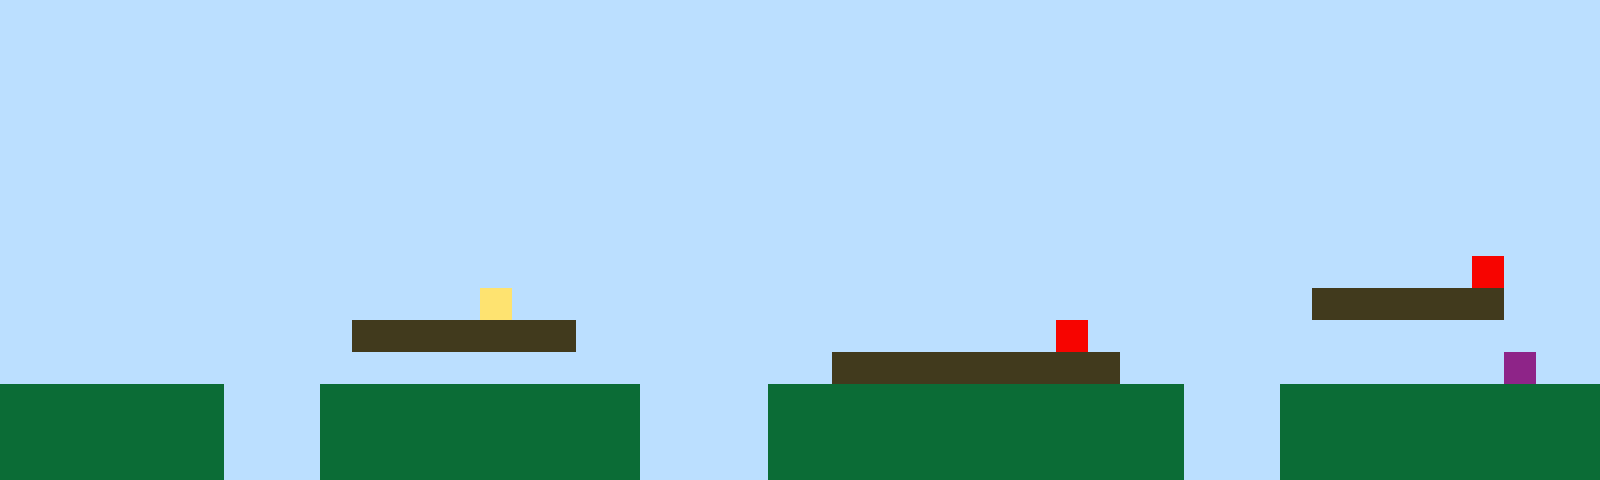

Tiled map render using the project's own tile images. Description and the whole map definition, tile-layer contents included, below:
An orthogonal 50x15 tile map with 32x32 px tiles, 1 tile layer (Tile Layer 1).

<map version="1.10" tiledversion="1.11.2" orientation="orthogonal" renderorder="right-up" width="50" height="15" tilewidth="32" tileheight="32" infinite="0" nextlayerid="2" nextobjectid="1"><editorsettings><export target="map1.csv" format="csv" /></editorsettings><tileset firstgid="1" name="sprites" tilewidth="32" tileheight="32" tilecount="6" columns="3"><image source="sprites.png" width="96" height="64" /></tileset><layer id="1" name="Tile Layer 1" width="50" height="15"><data encoding="csv">1,1,1,1,1,1,1,1,1,1,1,1,1,1,1,1,1,1,1,1,1,1,1,1,1,1,1,1,1,1,1,1,1,1,1,1,1,1,1,1,1,1,1,1,1,1,1,1,1,1,1,1,1,1,1,1,1,1,1,1,1,1,1,1,1,1,1,1,1,1,1,1,1,1,1,1,1,1,1,1,1,1,1,1,1,1,1,1,1,1,1,1,1,1,1,1,1,1,1,1,1,1,1,1,1,1,1,1,1,1,1,1,1,1,1,1,1,1,1,1,1,1,1,1,1,1,1,1,1,1,1,1,1,1,1,1,1,1,1,1,1,1,1,1,1,1,1,1,1,1,1,1,1,1,1,1,1,1,1,1,1,1,1,1,1,1,1,1,1,1,1,1,1,1,1,1,1,1,1,1,1,1,1,1,1,1,1,1,1,1,1,1,1,1,1,1,1,1,1,1,1,1,1,1,1,1,1,1,1,1,1,1,1,1,1,1,1,1,1,1,1,1,1,1,1,1,1,1,1,1,1,1,1,1,1,1,1,1,1,1,1,1,1,1,1,1,1,1,1,1,1,1,1,1,1,1,1,1,1,1,1,1,1,1,1,1,1,1,1,1,1,1,1,1,1,1,1,1,1,1,1,1,1,1,1,1,1,1,1,1,1,1,1,1,1,1,1,1,1,1,1,1,1,1,1,1,1,1,1,1,1,1,1,1,1,1,1,1,1,1,1,1,1,1,1,1,1,1,1,1,1,1,1,1,1,1,1,1,1,1,1,1,1,1,1,1,1,1,1,1,1,1,1,1,1,1,1,1,1,1,1,1,1,1,1,1,1,1,1,1,1,1,1,1,1,1,1,1,1,1,1,1,1,1,1,1,1,1,1,1,1,1,1,1,1,1,1,1,1,1,1,1,1,1,1,1,1,1,1,1,1,1,1,1,1,1,1,1,1,1,1,1,1,1,1,1,1,1,1,1,1,1,1,1,1,1,1,1,1,1,1,1,1,1,1,1,5,1,1,1,1,1,1,1,1,1,1,1,1,1,1,1,1,1,1,4,1,1,1,1,1,1,1,1,1,1,1,1,1,1,1,1,1,1,1,1,1,1,1,1,1,3,3,3,3,3,3,1,1,1,1,1,1,1,1,1,1,1,1,1,1,3,3,3,3,3,3,3,1,1,1,1,1,1,1,1,1,1,1,1,1,1,1,5,1,1,1,1,1,1,1,1,1,1,1,1,1,1,1,1,1,1,1,1,1,1,1,1,1,1,1,1,1,1,1,1,1,1,1,1,1,1,1,1,1,1,3,3,3,3,3,3,3,3,3,1,1,1,1,1,1,1,1,1,1,1,1,6,1,1,2,2,2,2,2,2,2,1,1,1,2,2,2,2,2,2,2,2,2,2,1,1,1,1,2,2,2,2,2,2,2,2,2,2,2,2,2,1,1,1,2,2,2,2,2,2,2,2,2,2,2,2,2,2,2,2,2,1,1,1,2,2,2,2,2,2,2,2,2,2,1,1,1,1,2,2,2,2,2,2,2,2,2,2,2,2,2,1,1,1,2,2,2,2,2,2,2,2,2,2,2,2,2,2,2,2,2,1,1,1,2,2,2,2,2,2,2,2,2,2,1,1,1,1,2,2,2,2,2,2,2,2,2,2,2,2,2,1,1,1,2,2,2,2,2,2,2,2,2,2</data></layer></map>
